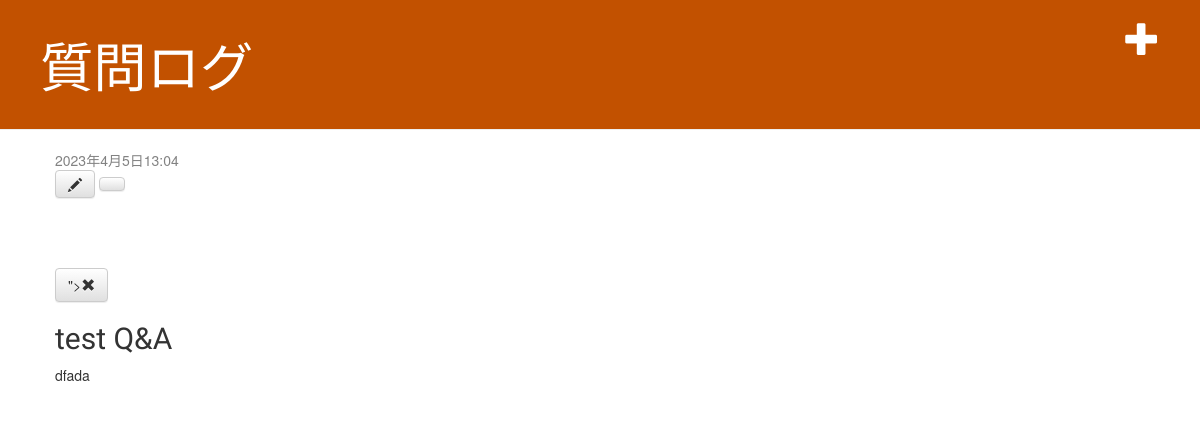
/post/6/, run on an earlier commit of the app's database.
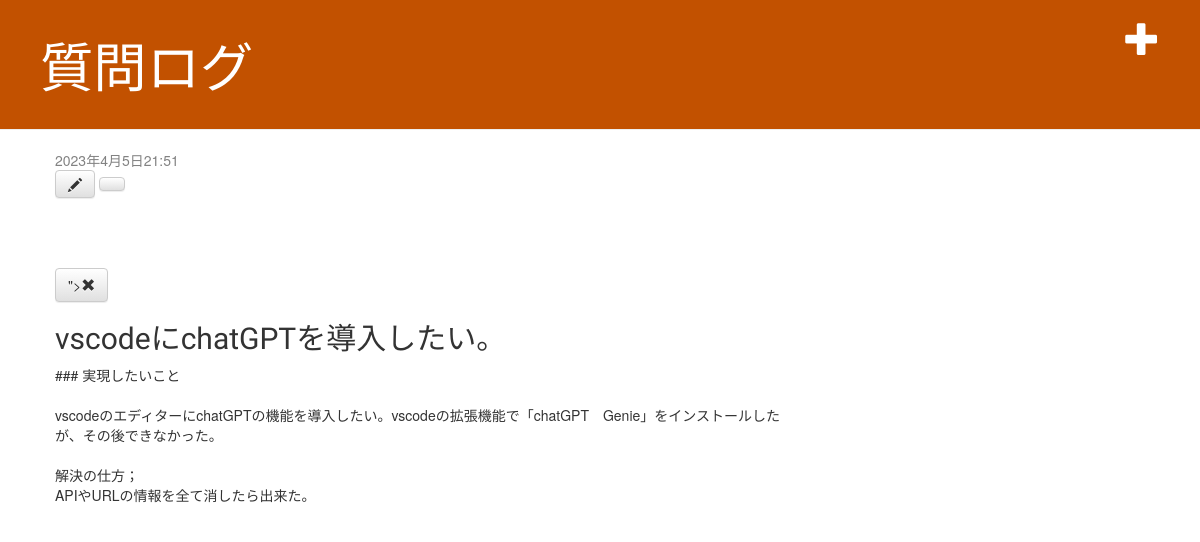
And on a later commit of the database.
### blog/models.py (models this page shows, shortened)
class Post(models.Model):
    author = models.ForeignKey(settings.AUTH_USER_MODEL, on_delete=models.CASCADE)
    title = models.CharField(max_length=200)
    text = models.TextField()
    created_date = models.DateTimeField(default=timezone.now)
    published_date = models.DateTimeField(blank=True, null=True)

### blog/views.py (the view)
# urls.py: path("post/<int:pk>/", views.post_detail, name="post_detail"),
def post_detail(request, pk):
    post = get_object_or_404(Post, pk=pk)
    return render(request, 'blog/post_detail.html', {'post': post})

### blog/templates/blog/post_detail.html
{% extends 'blog/base.html' %}
{% block content %}
    <div class="post">
        {% if post.published_date %}
            <div class="date">
                {{ post.published_date }}
            </div>
        {% endif %}
        <a class="btn btn-default" href="{% url 'post_edit' pk=post.pk %}"><span class="glyphicon glyphicon-pencil"></span></a>
        <a class="btn btn-default" href="<div data-gb-custom-block data-tag="url" data-0='post_remove'></div>"><span class="glyphicon glyphicon-remove"></span></a>
        <h2>{{ post.title }}</h2>
        <p>{{ post.text|linebreaksbr }}</p>
    </div>
{% endblock %}

### blog/templates/blog/base.html (shortened to what this page needs)
{% load static %}
<html>
    <head>
        <link rel="stylesheet" href="//maxcdn.bootstrapcdn.com/bootstrap/3.2.0/css/bootstrap.min.css">
        <link rel="stylesheet" href="//maxcdn.bootstrapcdn.com/bootstrap/3.2.0/css/bootstrap-theme.min.css">
        <link rel="stylesheet" href="{% static 'blog.css' %}">
    </head>
    <body>
        <div class="page-header">
            <a href="{% url 'post_new' %}" class="top-menu"><span class="glyphicon glyphicon-plus"></span></a>
            <h1><a href="/">質問ログ</a></h1>
        </div>
        <div class="content container">
            <div class="row">
                <div class="col-md-8">
                    {% block content %}
                    {% endblock %}
                </div>
            </div>
    </body>
</html>

### blog/static/blog.css (style rules this page uses)
.page-header { background-color: #C25100; margin-top: 0; padding: 20px 20px 20px 40px; }
.page-header h1, .page-header h1 a, .page-header h1 a:visited, .page-header h1 a:active { color: #ffffff; font-size: 40pt; text-decoration: none; }
.content { margin-left: 40px; }
h1, h2, h3, h4 { font-family: 'Lobster', cursive; }
.date { color: #828282; }
.top-menu, .top-menu:hover, .top-menu:visited { color: #ffffff; float: right; font-size: 26pt; margin-right: 20px; }
.post { margin-bottom: 70px; }

What changed in the data, as far as the page shows it:
changed Post: published_date "2023年4月5日13:04" → "2023年4月5日21:51"; title "test Q&A" → "vscodeにchatGPTを導入したい。"; text "dfada" → "### 実現したいこと vscodeのエディターにchatGPTの機能を導入したい。vscodeの拡張機能で「chatGPT Genie」をインストールしたが、その後できなかった。 解決の仕方； APIやURLの情報を全て消したら出来た。"
